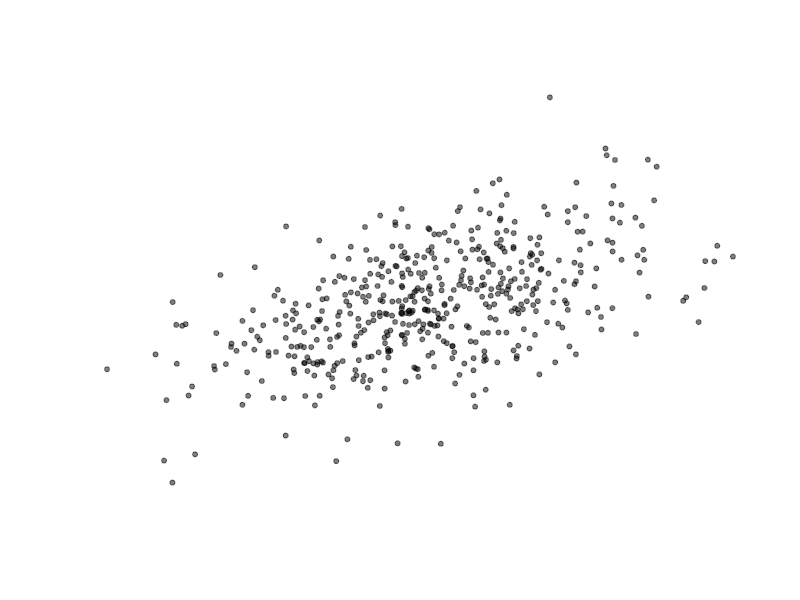

Source code (R): (Note: this script raises an error after producing the figure.)
#####
# Author: Kam Poels
# Description: PK parameters for Figure 4


library(mvtnorm)

sigma = matrix(c(1,.5,.5,1.2), nrow = 2)
pks = rmvnorm(n = 500, mean = c(0,0), sigma = sigma)

pdf(file = "pkPlot_figure4.pdf", width = 5, height = 4)
plot(pks, pch = 20, col = rgb(0,0,0,1/2), axes = "n")
dev.off()
